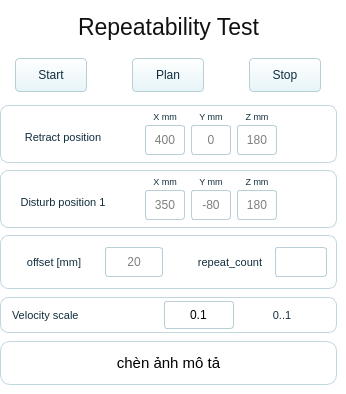
      <widget class="QWidget" name="tabRepeatability">
       <property name="styleSheet">
        <string>background:transparent; border:0px;</string>
       </property>
       <attribute name="title">
        <string>Repeatability Test</string>
       </attribute>
      <widget class="QLabel" name="lblRepeatabilityTitle">
       <property name="geometry">
        <rect>
         <x>0</x>
         <y>6</y>
         <width>337</width>
         <height>42</height>
        </rect>
       </property>
       <property name="font">
        <font>
         <family>Arial</family>
         <pointsize>17</pointsize>
        </font>
       </property>
       <property name="styleSheet">
        <string>background:transparent; color:#111111; border:0px;</string>
       </property>
       <property name="text">
        <string>Repeatability Test</string>
       </property>
       <property name="alignment">
        <set>Qt::AlignCenter</set>
       </property>
      </widget>
      <widget class="QPushButton" name="btnRepeatStart">
       <property name="geometry">
        <rect>
         <x>15</x>
         <y>58</y>
         <width>72</width>
         <height>34</height>
        </rect>
       </property>
       <property name="font">
        <font>
         <family>Arial</family>
         <pointsize>9</pointsize>
        </font>
       </property>
       <property name="styleSheet">
        <string>QPushButton{background:qlineargradient(x1:0,y1:0,x2:0,y2:1, stop:0 #ffffff, stop:1 #e6f4f7); color:#102d3d; border:1px solid #b8cfd8; border-radius:4px;} QPushButton:pressed{background:#cdebf0;}</string>
       </property>
       <property name="text">
        <string>Start</string>
       </property>
      </widget>
      <widget class="QPushButton" name="btnRepeatPlan">
       <property name="geometry">
        <rect>
         <x>132</x>
         <y>58</y>
         <width>72</width>
         <height>34</height>
        </rect>
       </property>
       <property name="font">
        <font>
         <family>Arial</family>
         <pointsize>9</pointsize>
        </font>
       </property>
       <property name="styleSheet">
        <string>QPushButton{background:qlineargradient(x1:0,y1:0,x2:0,y2:1, stop:0 #ffffff, stop:1 #e6f4f7); color:#102d3d; border:1px solid #b8cfd8; border-radius:4px;} QPushButton:pressed{background:#cdebf0;}</string>
       </property>
       <property name="text">
        <string>Plan</string>
       </property>
      </widget>
      <widget class="QPushButton" name="btnRepeatStop">
       <property name="geometry">
        <rect>
         <x>249</x>
         <y>58</y>
         <width>72</width>
         <height>34</height>
        </rect>
       </property>
       <property name="font">
        <font>
         <family>Arial</family>
         <pointsize>9</pointsize>
        </font>
       </property>
       <property name="styleSheet">
        <string>QPushButton{background:qlineargradient(x1:0,y1:0,x2:0,y2:1, stop:0 #ffffff, stop:1 #e6f4f7); color:#102d3d; border:1px solid #b8cfd8; border-radius:4px;} QPushButton:pressed{background:#cdebf0;}</string>
       </property>
       <property name="text">
        <string>Stop</string>
       </property>
      </widget>
      <widget class="QFrame" name="repeatRetractGroup">
       <property name="geometry">
        <rect>
         <x>0</x>
         <y>105</y>
         <width>337</width>
         <height>58</height>
        </rect>
       </property>
       <property name="styleSheet">
        <string>QFrame{background:rgba(255,255,255,220); border:1px solid #c1d7df; border-radius:8px;}</string>
       </property>
      <widget class="QLabel" name="repeatRetractTitle">
       <property name="geometry">
        <rect>
         <x>8</x>
         <y>20</y>
         <width>110</width>
         <height>24</height>
        </rect>
       </property>
       <property name="font">
        <font>
         <family>Arial</family>
         <pointsize>8</pointsize>
        </font>
       </property>
       <property name="styleSheet">
        <string>background:transparent; color:#102d3d; border:0px;</string>
       </property>
       <property name="text">
        <string>Retract position</string>
       </property>
       <property name="alignment">
        <set>Qt::AlignCenter</set>
       </property>
      </widget>
      <widget class="QLabel" name="repeatRetractX_label">
       <property name="geometry">
        <rect>
         <x>145</x>
         <y>4</y>
         <width>40</width>
         <height>14</height>
        </rect>
       </property>
       <property name="font">
        <font>
         <family>Arial</family>
         <pointsize>7</pointsize>
        </font>
       </property>
       <property name="styleSheet">
        <string>background:transparent; color:#102d3d; border:0px;</string>
       </property>
       <property name="text">
        <string>X mm</string>
       </property>
       <property name="alignment">
        <set>Qt::AlignCenter</set>
       </property>
      </widget>
      <widget class="QLineEdit" name="repeatRetractX">
       <property name="geometry">
        <rect>
         <x>145</x>
         <y>20</y>
         <width>40</width>
         <height>30</height>
        </rect>
       </property>
       <property name="styleSheet">
        <string>QLineEdit{background:white; color:black; border-radius:3px; border:1px solid #b8cfd8; padding-left:3px; padding-right:3px; selection-background-color:#00a6c7;}</string>
       </property>
      <property name="alignment">
       <set>Qt::AlignCenter</set>
      </property>
      <property name="placeholderText">
       <string>400</string>
      </property>
      </widget>
      <widget class="QLabel" name="repeatRetractY_label">
       <property name="geometry">
        <rect>
         <x>191</x>
         <y>4</y>
         <width>40</width>
         <height>14</height>
        </rect>
       </property>
       <property name="font">
        <font>
         <family>Arial</family>
         <pointsize>7</pointsize>
        </font>
       </property>
       <property name="styleSheet">
        <string>background:transparent; color:#102d3d; border:0px;</string>
       </property>
       <property name="text">
        <string>Y mm</string>
       </property>
       <property name="alignment">
        <set>Qt::AlignCenter</set>
       </property>
      </widget>
      <widget class="QLineEdit" name="repeatRetractY">
       <property name="geometry">
        <rect>
         <x>191</x>
         <y>20</y>
         <width>40</width>
         <height>30</height>
        </rect>
       </property>
       <property name="styleSheet">
        <string>QLineEdit{background:white; color:black; border-radius:3px; border:1px solid #b8cfd8; padding-left:3px; padding-right:3px; selection-background-color:#00a6c7;}</string>
       </property>
      <property name="alignment">
       <set>Qt::AlignCenter</set>
      </property>
      <property name="placeholderText">
       <string>0</string>
      </property>
      </widget>
      <widget class="QLabel" name="repeatRetractZ_label">
       <property name="geometry">
        <rect>
         <x>237</x>
         <y>4</y>
         <width>40</width>
         <height>14</height>
        </rect>
       </property>
       <property name="font">
        <font>
         <family>Arial</family>
         <pointsize>7</pointsize>
        </font>
       </property>
       <property name="styleSheet">
        <string>background:transparent; color:#102d3d; border:0px;</string>
       </property>
       <property name="text">
        <string>Z mm</string>
       </property>
       <property name="alignment">
        <set>Qt::AlignCenter</set>
       </property>
      </widget>
      <widget class="QLineEdit" name="repeatRetractZ">
       <property name="geometry">
        <rect>
         <x>237</x>
         <y>20</y>
         <width>40</width>
         <height>30</height>
        </rect>
       </property>
       <property name="styleSheet">
        <string>QLineEdit{background:white; color:black; border-radius:3px; border:1px solid #b8cfd8; padding-left:3px; padding-right:3px; selection-background-color:#00a6c7;}</string>
       </property>
      <property name="alignment">
       <set>Qt::AlignCenter</set>
      </property>
      <property name="placeholderText">
       <string>180</string>
      </property>
      </widget>
      </widget>
      <widget class="QFrame" name="repeatDisturb1Group">
       <property name="geometry">
        <rect>
         <x>0</x>
         <y>170</y>
         <width>337</width>
         <height>58</height>
        </rect>
       </property>
       <property name="styleSheet">
        <string>QFrame{background:rgba(255,255,255,220); border:1px solid #c1d7df; border-radius:8px;}</string>
       </property>
      <widget class="QLabel" name="repeatDisturb1Title">
       <property name="geometry">
        <rect>
         <x>8</x>
         <y>20</y>
         <width>110</width>
         <height>24</height>
        </rect>
       </property>
       <property name="font">
        <font>
         <family>Arial</family>
         <pointsize>8</pointsize>
        </font>
       </property>
       <property name="styleSheet">
        <string>background:transparent; color:#102d3d; border:0px;</string>
       </property>
       <property name="text">
        <string>Disturb position 1</string>
       </property>
       <property name="alignment">
        <set>Qt::AlignCenter</set>
       </property>
      </widget>
      <widget class="QLabel" name="repeatDisturb1X_label">
       <property name="geometry">
        <rect>
         <x>145</x>
         <y>4</y>
         <width>40</width>
         <height>14</height>
        </rect>
       </property>
       <property name="font">
        <font>
         <family>Arial</family>
         <pointsize>7</pointsize>
        </font>
       </property>
       <property name="styleSheet">
        <string>background:transparent; color:#102d3d; border:0px;</string>
       </property>
       <property name="text">
        <string>X mm</string>
       </property>
       <property name="alignment">
        <set>Qt::AlignCenter</set>
       </property>
      </widget>
      <widget class="QLineEdit" name="repeatDisturb1X">
       <property name="geometry">
        <rect>
         <x>145</x>
         <y>20</y>
         <width>40</width>
         <height>30</height>
        </rect>
       </property>
       <property name="styleSheet">
        <string>QLineEdit{background:white; color:black; border-radius:3px; border:1px solid #b8cfd8; padding-left:3px; padding-right:3px; selection-background-color:#00a6c7;}</string>
       </property>
      <property name="alignment">
       <set>Qt::AlignCenter</set>
      </property>
      <property name="placeholderText">
       <string>350</string>
      </property>
      </widget>
      <widget class="QLabel" name="repeatDisturb1Y_label">
       <property name="geometry">
        <rect>
         <x>191</x>
         <y>4</y>
         <width>40</width>
         <height>14</height>
        </rect>
       </property>
       <property name="font">
        <font>
         <family>Arial</family>
         <pointsize>7</pointsize>
        </font>
       </property>
       <property name="styleSheet">
        <string>background:transparent; color:#102d3d; border:0px;</string>
       </property>
       <property name="text">
        <string>Y mm</string>
       </property>
       <property name="alignment">
        <set>Qt::AlignCenter</set>
       </property>
      </widget>
      <widget class="QLineEdit" name="repeatDisturb1Y">
       <property name="geometry">
        <rect>
         <x>191</x>
         <y>20</y>
         <width>40</width>
         <height>30</height>
        </rect>
       </property>
       <property name="styleSheet">
        <string>QLineEdit{background:white; color:black; border-radius:3px; border:1px solid #b8cfd8; padding-left:3px; padding-right:3px; selection-background-color:#00a6c7;}</string>
       </property>
      <property name="alignment">
       <set>Qt::AlignCenter</set>
      </property>
      <property name="placeholderText">
       <string>-80</string>
      </property>
      </widget>
      <widget class="QLabel" name="repeatDisturb1Z_label">
       <property name="geometry">
        <rect>
         <x>237</x>
         <y>4</y>
         <width>40</width>
         <height>14</height>
        </rect>
       </property>
       <property name="font">
        <font>
         <family>Arial</family>
         <pointsize>7</pointsize>
        </font>
       </property>
       <property name="styleSheet">
        <string>background:transparent; color:#102d3d; border:0px;</string>
       </property>
       <property name="text">
        <string>Z mm</string>
       </property>
       <property name="alignment">
        <set>Qt::AlignCenter</set>
       </property>
      </widget>
      <widget class="QLineEdit" name="repeatDisturb1Z">
       <property name="geometry">
        <rect>
         <x>237</x>
         <y>20</y>
         <width>40</width>
         <height>30</height>
        </rect>
       </property>
       <property name="styleSheet">
        <string>QLineEdit{background:white; color:black; border-radius:3px; border:1px solid #b8cfd8; padding-left:3px; padding-right:3px; selection-background-color:#00a6c7;}</string>
       </property>
      <property name="alignment">
       <set>Qt::AlignCenter</set>
      </property>
      <property name="placeholderText">
       <string>180</string>
      </property>
      </widget>
      </widget>
      <widget class="QFrame" name="repeatParamGroup">
       <property name="geometry">
        <rect>
         <x>0</x>
         <y>235</y>
         <width>337</width>
         <height>54</height>
        </rect>
       </property>
       <property name="styleSheet">
        <string>QFrame{background:rgba(255,255,255,220); border:1px solid #c1d7df; border-radius:8px;}</string>
       </property>
      <widget class="QLabel" name="lblMeasOffset">
       <property name="geometry">
        <rect>
         <x>12</x>
         <y>15</y>
         <width>84</width>
         <height>24</height>
        </rect>
       </property>
       <property name="font">
        <font>
         <family>Arial</family>
         <pointsize>8</pointsize>
        </font>
       </property>
       <property name="styleSheet">
        <string>background:transparent; color:#102d3d; border:0px;</string>
       </property>
       <property name="text">
        <string>offset [mm]</string>
       </property>
      <property name="alignment">
       <set>Qt::AlignCenter</set>
      </property>
      </widget>
      <widget class="QLineEdit" name="txtMeasOffset">
       <property name="geometry">
        <rect>
         <x>105</x>
         <y>12</y>
         <width>58</width>
         <height>30</height>
        </rect>
       </property>
       <property name="styleSheet">
        <string>QLineEdit{background:white; color:black; border-radius:3px; border:1px solid #b8cfd8; padding-left:3px; padding-right:3px; selection-background-color:#00a6c7;}</string>
       </property>
       <property name="alignment">
        <set>Qt::AlignCenter</set>
       </property>
       <property name="placeholderText">
        <string>20</string>
       </property>
      </widget>
      <widget class="QLabel" name="lblRepeatCount">
       <property name="geometry">
        <rect>
         <x>188</x>
         <y>15</y>
         <width>84</width>
         <height>24</height>
        </rect>
       </property>
       <property name="font">
        <font>
         <family>Arial</family>
         <pointsize>8</pointsize>
        </font>
       </property>
       <property name="styleSheet">
        <string>background:transparent; color:#102d3d; border:0px;</string>
       </property>
       <property name="text">
        <string>repeat_count</string>
       </property>
       <property name="alignment">
        <set>Qt::AlignCenter</set>
       </property>
      </widget>
      <widget class="QLineEdit" name="txtRepeatCount">
       <property name="geometry">
        <rect>
         <x>275</x>
         <y>12</y>
         <width>52</width>
         <height>30</height>
        </rect>
       </property>
       <property name="styleSheet">
        <string>QLineEdit{background:white; color:black; border-radius:3px; border:1px solid #b8cfd8; padding-left:3px; padding-right:3px; selection-background-color:#00a6c7;}</string>
       </property>
       <property name="alignment">
        <set>Qt::AlignCenter</set>
       </property>
      </widget>
      </widget>
      <widget class="QFrame" name="repeatabilityVelocityGroup">
       <property name="geometry">
        <rect>
         <x>0</x>
         <y>297</y>
         <width>337</width>
         <height>36</height>
        </rect>
       </property>
       <property name="styleSheet">
        <string>QFrame{background:rgba(255,255,255,220); border:1px solid #c1d7df; border-radius:8px;}</string>
       </property>
      <widget class="QLabel" name="lblRepeatabilityVelocity">
       <property name="geometry">
        <rect>
         <x>12</x>
         <y>6</y>
         <width>130</width>
         <height>24</height>
        </rect>
       </property>
       <property name="font">
        <font>
         <family>Arial</family>
         <pointsize>8</pointsize>
        </font>
       </property>
       <property name="styleSheet">
        <string>background:transparent; color:#102d3d; border:0px;</string>
       </property>
       <property name="text">
        <string>Velocity scale</string>
       </property>
      </widget>
      <widget class="QLineEdit" name="txtRepeatabilityVelocity">
       <property name="geometry">
        <rect>
         <x>164</x>
         <y>4</y>
         <width>70</width>
         <height>28</height>
        </rect>
       </property>
       <property name="styleSheet">
        <string>QLineEdit{background:white; color:black; border-radius:3px; border:1px solid #b8cfd8; padding-left:3px; padding-right:3px; selection-background-color:#00a6c7;}</string>
       </property>
       <property name="alignment">
        <set>Qt::AlignCenter</set>
       </property>
       <property name="text">
        <string>0.1</string>
       </property>
       <property name="placeholderText">
        <string>0.1</string>
       </property>
      </widget>
      <widget class="QLabel" name="lblRepeatabilityVelocityRange">
       <property name="geometry">
        <rect>
         <x>246</x>
         <y>6</y>
         <width>72</width>
         <height>24</height>
        </rect>
       </property>
       <property name="font">
        <font>
         <family>Arial</family>
         <pointsize>8</pointsize>
        </font>
       </property>
       <property name="styleSheet">
        <string>background:transparent; color:#102d3d; border:0px;</string>
       </property>
       <property name="text">
        <string>0..1</string>
       </property>
       <property name="alignment">
        <set>Qt::AlignCenter</set>
       </property>
      </widget>
      </widget>
      <widget class="QFrame" name="repeatPreviewGroup">
       <property name="geometry">
        <rect>
         <x>0</x>
         <y>341</y>
         <width>337</width>
         <height>44</height>
        </rect>
       </property>
       <property name="styleSheet">
        <string>QFrame{background:rgba(255,255,255,235); border:1px solid #c1d7df; border-radius:10px;}</string>
       </property>
      <widget class="QLabel" name="repeatPreviewGroupLabel">
       <property name="geometry">
        <rect>
         <x>0</x>
         <y>0</y>
         <width>337</width>
         <height>44</height>
        </rect>
       </property>
       <property name="font">
        <font>
         <family>Arial</family>
         <pointsize>11</pointsize>
        </font>
       </property>
       <property name="styleSheet">
        <string>background:transparent; color:black; border:0px;</string>
       </property>
       <property name="text">
        <string>chèn ảnh mô tả</string>
       </property>
       <property name="alignment">
        <set>Qt::AlignCenter</set>
       </property>
      </widget>
      </widget>
      </widget>
